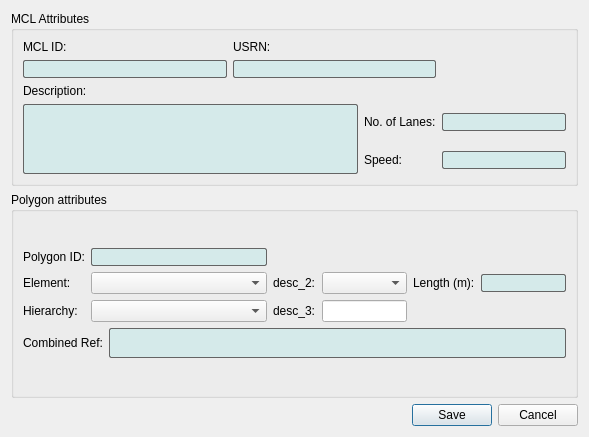
<?xml version="1.0" encoding="UTF-8"?>
<ui version="4.0">
 <class>RdpolyEditorDialog</class>
 <widget class="QDialog" name="RdpolyEditorDialog">
  <property name="geometry">
   <rect>
    <x>0</x>
    <y>0</y>
    <width>589</width>
    <height>437</height>
   </rect>
  </property>
  <property name="minimumSize">
   <size>
    <width>589</width>
    <height>437</height>
   </size>
  </property>
  <property name="windowTitle">
   <string>RAMP - Edit Polygon</string>
  </property>
  <layout class="QGridLayout" name="gridLayout_8">
   <item row="0" column="0">
    <widget class="QGroupBox" name="groupBox">
     <property name="title">
      <string>MCL Attributes</string>
     </property>
     <layout class="QGridLayout" name="gridLayout_6">
      <item row="0" column="0">
       <layout class="QGridLayout" name="gridLayout_5">
        <item row="0" column="0" colspan="2">
         <layout class="QGridLayout" name="gridLayout_2">
          <item row="0" column="0">
           <widget class="QLabel" name="label">
            <property name="text">
             <string>MCL ID:</string>
            </property>
           </widget>
          </item>
          <item row="0" column="1">
           <widget class="QLabel" name="label_3">
            <property name="text">
             <string>USRN:</string>
            </property>
           </widget>
          </item>
          <item row="1" column="0">
           <widget class="QLineEdit" name="mclLineEdit">
            <property name="styleSheet">
             <string notr="true">border-width:0.5px;
border-style: solid;
border-radius: 2px;
border-color:  rgb(100,100,100);
background-color: rgb(213, 234, 234);</string>
            </property>
            <property name="readOnly">
             <bool>true</bool>
            </property>
           </widget>
          </item>
          <item row="1" column="1">
           <widget class="QLineEdit" name="usrnLineEdit">
            <property name="styleSheet">
             <string notr="true">border-width:0.5px;
border-style: solid;
border-radius: 2px;
border-color:  rgb(100,100,100);
background-color: rgb(213, 234, 234);</string>
            </property>
            <property name="readOnly">
             <bool>true</bool>
            </property>
           </widget>
          </item>
         </layout>
        </item>
        <item row="1" column="0">
         <widget class="QLabel" name="label_4">
          <property name="text">
           <string>Description:</string>
          </property>
         </widget>
        </item>
        <item row="2" column="0" rowspan="2">
         <widget class="QPlainTextEdit" name="lorDescPlainTextEdit">
          <property name="minimumSize">
           <size>
            <width>335</width>
            <height>0</height>
           </size>
          </property>
          <property name="maximumSize">
           <size>
            <width>366</width>
            <height>16777215</height>
           </size>
          </property>
          <property name="styleSheet">
           <string notr="true">border-width:0.5px;
border-style: solid;
border-radius: 2px;
border-color:  rgb(100,100,100);
background-color: rgb(213, 234, 234);</string>
          </property>
          <property name="readOnly">
           <bool>true</bool>
          </property>
         </widget>
        </item>
        <item row="2" column="1">
         <widget class="QLabel" name="label_5">
          <property name="text">
           <string>No. of Lanes:</string>
          </property>
         </widget>
        </item>
        <item row="2" column="2">
         <widget class="QLineEdit" name="laneNumberLineEdit">
          <property name="styleSheet">
           <string notr="true">border-width:0.5px;
border-style: solid;
border-radius: 2px;
border-color:  rgb(100,100,100);
background-color: rgb(213, 234, 234);</string>
          </property>
          <property name="readOnly">
           <bool>true</bool>
          </property>
         </widget>
        </item>
        <item row="3" column="1">
         <widget class="QLabel" name="label_6">
          <property name="text">
           <string>Speed:</string>
          </property>
         </widget>
        </item>
        <item row="3" column="2">
         <widget class="QLineEdit" name="speedLineEdit">
          <property name="styleSheet">
           <string notr="true">border-width:0.5px;
border-style: solid;
border-radius: 2px;
border-color:  rgb(100,100,100);
background-color: rgb(213, 234, 234);</string>
          </property>
          <property name="readOnly">
           <bool>true</bool>
          </property>
         </widget>
        </item>
       </layout>
      </item>
     </layout>
     <zorder></zorder>
     <zorder></zorder>
    </widget>
   </item>
   <item row="2" column="0">
    <widget class="QGroupBox" name="groupBox_2">
     <property name="minimumSize">
      <size>
       <width>0</width>
       <height>181</height>
      </size>
     </property>
     <property name="title">
      <string>Polygon attributes</string>
     </property>
     <layout class="QGridLayout" name="gridLayout_4">
      <item row="0" column="0">
       <layout class="QGridLayout" name="gridLayout_3">
        <item row="0" column="0" colspan="2">
         <layout class="QGridLayout" name="gridLayout" columnstretch="0,1,0,0,0,0">
          <item row="0" column="0">
           <widget class="QLabel" name="label_2">
            <property name="text">
             <string>Polygon ID:</string>
            </property>
           </widget>
          </item>
          <item row="0" column="1">
           <widget class="QLineEdit" name="rdpolyLineEdit">
            <property name="styleSheet">
             <string notr="true">border-width:0.5px;
border-style: solid;
border-radius: 2px;
border-color:  rgb(100,100,100);
background-color: rgb(213, 234, 234);</string>
            </property>
            <property name="readOnly">
             <bool>true</bool>
            </property>
           </widget>
          </item>
          <item row="1" column="0">
           <widget class="QLabel" name="label_10">
            <property name="text">
             <string>Element:</string>
            </property>
           </widget>
          </item>
          <item row="1" column="1">
           <widget class="QComboBox" name="elementComboBox">
            <property name="minimumSize">
             <size>
              <width>176</width>
              <height>0</height>
             </size>
            </property>
            <property name="minimumContentsLength">
             <number>0</number>
            </property>
           </widget>
          </item>
          <item row="1" column="2">
           <widget class="QLabel" name="label_7">
            <property name="text">
             <string>desc_2:</string>
            </property>
           </widget>
          </item>
          <item row="1" column="3">
           <widget class="QComboBox" name="offsetComboBox"/>
          </item>
          <item row="1" column="4">
           <widget class="QLabel" name="label_12">
            <property name="text">
             <string>Length (m):</string>
            </property>
           </widget>
          </item>
          <item row="1" column="5">
           <widget class="QLineEdit" name="lengthLineEdit">
            <property name="styleSheet">
             <string notr="true">border-width:0.5px;
border-style: solid;
border-radius: 2px;
border-color:  rgb(100,100,100);
background-color: rgb(213, 234, 234);</string>
            </property>
            <property name="readOnly">
             <bool>true</bool>
            </property>
           </widget>
          </item>
          <item row="2" column="0">
           <widget class="QLabel" name="label_11">
            <property name="text">
             <string>Hierarchy:</string>
            </property>
           </widget>
          </item>
          <item row="2" column="1">
           <widget class="QComboBox" name="hierarchyComboBox"/>
          </item>
          <item row="2" column="2">
           <widget class="QLabel" name="label_8">
            <property name="text">
             <string>desc_3:</string>
            </property>
           </widget>
          </item>
          <item row="2" column="3">
           <widget class="QLineEdit" name="numberLineEdit"/>
          </item>
          <item row="2" column="4">
           <spacer name="horizontalSpacer_2">
            <property name="orientation">
             <enum>Qt::Horizontal</enum>
            </property>
            <property name="sizeHint" stdset="0">
             <size>
              <width>40</width>
              <height>20</height>
             </size>
            </property>
           </spacer>
          </item>
          <item row="2" column="5">
           <spacer name="horizontalSpacer_3">
            <property name="orientation">
             <enum>Qt::Horizontal</enum>
            </property>
            <property name="sizeHint" stdset="0">
             <size>
              <width>40</width>
              <height>20</height>
             </size>
            </property>
           </spacer>
          </item>
         </layout>
        </item>
        <item row="1" column="1">
         <widget class="QLineEdit" name="combinedRefLineEdit">
          <property name="sizePolicy">
           <sizepolicy hsizetype="Expanding" vsizetype="Fixed">
            <horstretch>0</horstretch>
            <verstretch>1</verstretch>
           </sizepolicy>
          </property>
          <property name="minimumSize">
           <size>
            <width>0</width>
            <height>30</height>
           </size>
          </property>
          <property name="styleSheet">
           <string notr="true">border-width:0.5px;
border-style: solid;
border-radius: 2px;
border-color:  rgb(100,100,100);
background-color: rgb(213, 234, 234);</string>
          </property>
          <property name="readOnly">
           <bool>true</bool>
          </property>
         </widget>
        </item>
        <item row="1" column="0">
         <widget class="QLabel" name="label_9">
          <property name="baseSize">
           <size>
            <width>0</width>
            <height>50</height>
           </size>
          </property>
          <property name="text">
           <string>Combined Ref:</string>
          </property>
         </widget>
        </item>
       </layout>
      </item>
     </layout>
    </widget>
   </item>
   <item row="3" column="0">
    <widget class="QDialogButtonBox" name="buttonBox">
     <property name="orientation">
      <enum>Qt::Horizontal</enum>
     </property>
     <property name="standardButtons">
      <set>QDialogButtonBox::Cancel|QDialogButtonBox::Save</set>
     </property>
    </widget>
   </item>
  </layout>
  <zorder>groupBox</zorder>
  <zorder>mclLineEdit</zorder>
  <zorder>label</zorder>
  <zorder>rdpolyLineEdit</zorder>
  <zorder>label_2</zorder>
  <zorder>usrnLineEdit</zorder>
  <zorder>label_3</zorder>
  <zorder>label</zorder>
  <zorder>label</zorder>
  <zorder>mclLineEdit</zorder>
  <zorder>rdpolyLineEdit</zorder>
  <zorder>usrnLineEdit</zorder>
  <zorder>label_2</zorder>
  <zorder>label_3</zorder>
  <zorder>lorDescPlainTextEdit</zorder>
  <zorder>label_4</zorder>
  <zorder>label_5</zorder>
  <zorder>laneNumberLineEdit</zorder>
  <zorder>label_6</zorder>
  <zorder>speedLineEdit</zorder>
  <zorder>horizontalSpacer</zorder>
  <zorder>label_7</zorder>
  <zorder>label_8</zorder>
  <zorder>label_9</zorder>
  <zorder>lineEdit_6</zorder>
  <zorder>numberLineEdit</zorder>
  <zorder>combinedRefLineEdit</zorder>
  <zorder>elementComboBox</zorder>
  <zorder>hierarchyComboBox</zorder>
  <zorder>label_10</zorder>
  <zorder>label_11</zorder>
  <zorder>groupBox_2</zorder>
  <zorder>buttonBox</zorder>
 </widget>
 <tabstops>
  <tabstop>elementComboBox</tabstop>
  <tabstop>hierarchyComboBox</tabstop>
  <tabstop>offsetComboBox</tabstop>
  <tabstop>numberLineEdit</tabstop>
  <tabstop>lengthLineEdit</tabstop>
  <tabstop>laneNumberLineEdit</tabstop>
  <tabstop>combinedRefLineEdit</tabstop>
  <tabstop>rdpolyLineEdit</tabstop>
  <tabstop>usrnLineEdit</tabstop>
  <tabstop>buttonBox</tabstop>
  <tabstop>speedLineEdit</tabstop>
  <tabstop>lorDescPlainTextEdit</tabstop>
  <tabstop>mclLineEdit</tabstop>
 </tabstops>
 <resources/>
 <connections>
  <connection>
   <sender>buttonBox</sender>
   <signal>accepted()</signal>
   <receiver>RdpolyEditorDialog</receiver>
   <slot>accept()</slot>
   <hints>
    <hint type="sourcelabel">
     <x>248</x>
     <y>254</y>
    </hint>
    <hint type="destinationlabel">
     <x>157</x>
     <y>274</y>
    </hint>
   </hints>
  </connection>
  <connection>
   <sender>buttonBox</sender>
   <signal>rejected()</signal>
   <receiver>RdpolyEditorDialog</receiver>
   <slot>reject()</slot>
   <hints>
    <hint type="sourcelabel">
     <x>316</x>
     <y>260</y>
    </hint>
    <hint type="destinationlabel">
     <x>286</x>
     <y>274</y>
    </hint>
   </hints>
  </connection>
 </connections>
</ui>
